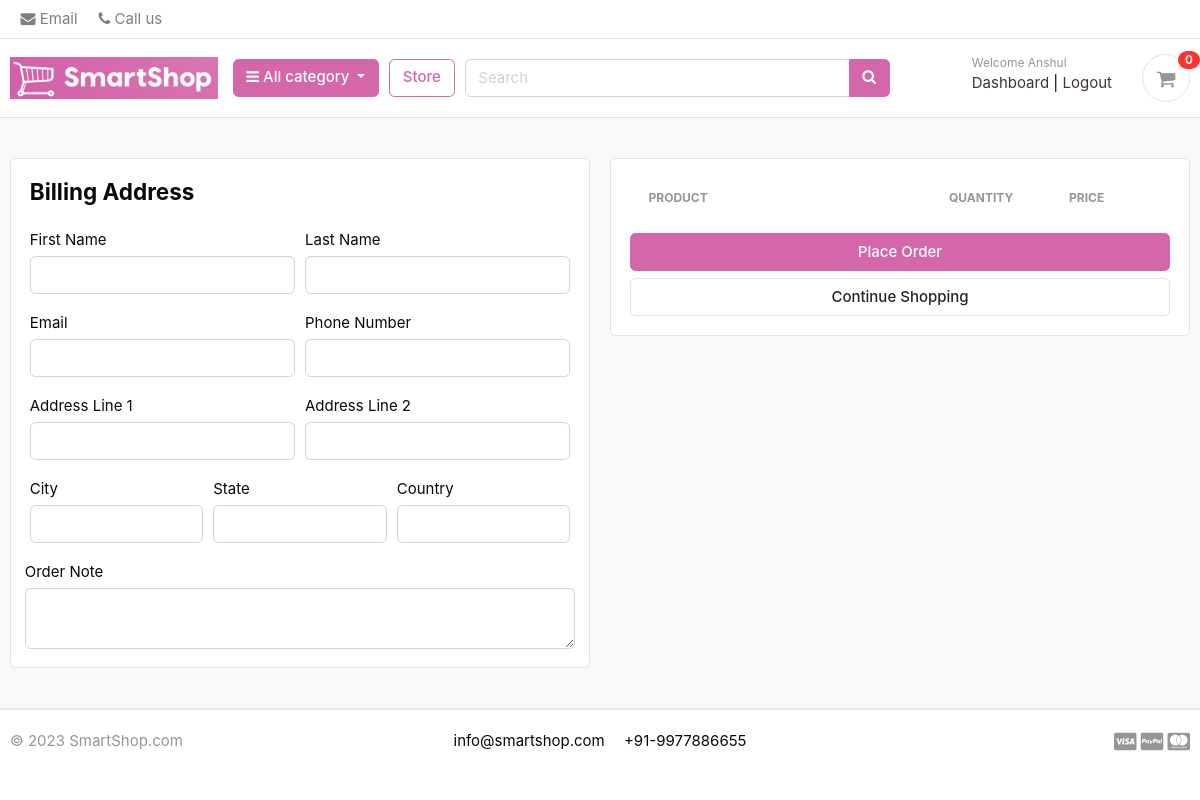
The app's page /cart/checkout/ (signed in), older data.
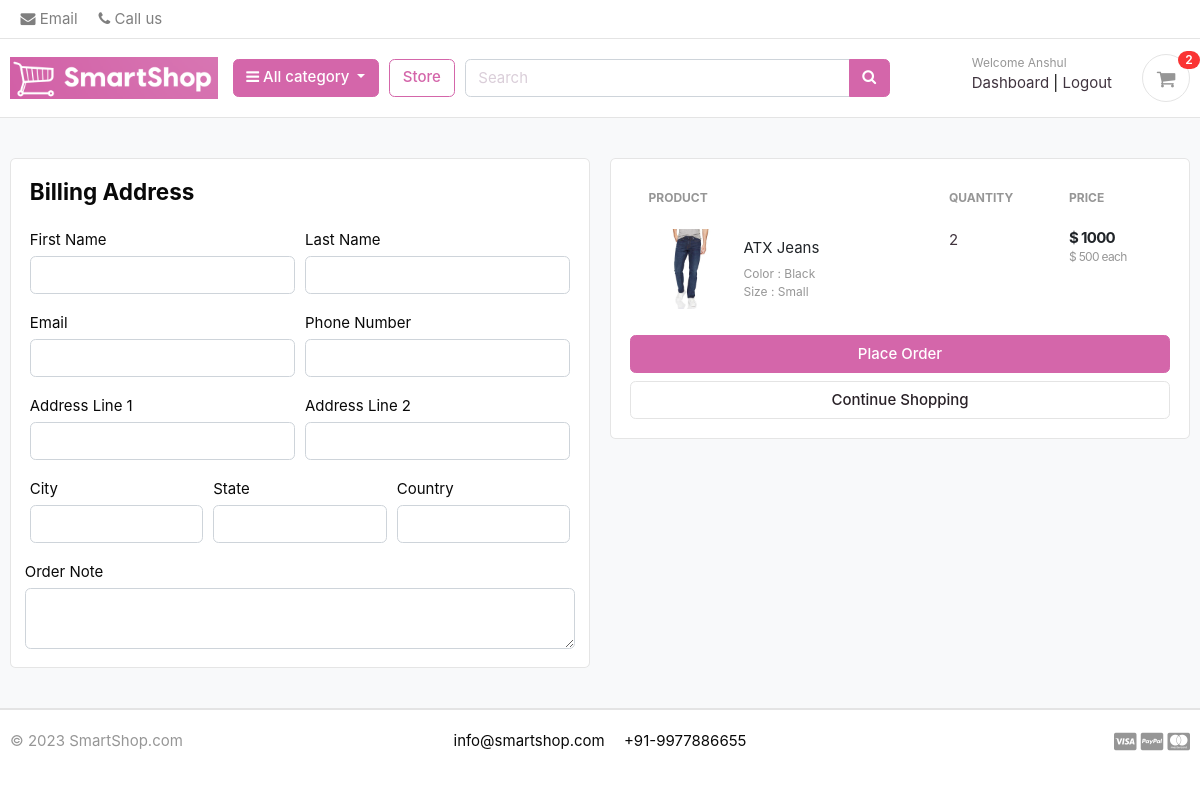
The same page, newer data.
### carts/models.py (models this page shows, shortened)
class CartItem(models.Model):
    user = models.ForeignKey(Account, on_delete=models.CASCADE, null=True)
    product = models.ForeignKey(Product, on_delete=models.CASCADE)
    variations = models.ManyToManyField(Variation, blank=True)
    cart = models.ForeignKey(Cart, on_delete=models.CASCADE, null=True)
    quantity = models.IntegerField()
    is_active = models.BooleanField(default=True)
    def sub_total(self):
        return self.product.price*self.quantity

### store/models.py (models this page shows, shortened)
class Product(models.Model):
    product_name = models.CharField(max_length=100, unique=True)
    slug = models.SlugField(max_length=100, unique=True)
    description = models.TextField(max_length=500, blank=True)
    price = models.IntegerField()
    image = models.ImageField(upload_to='photos/products')
    stock = models.IntegerField()
    is_available = models.BooleanField(default=True)
    category = models.ForeignKey(Category, on_delete=models.CASCADE)
    created_date = models.DateTimeField(auto_now_add=True)
    modified_date = models.DateTimeField(auto_now=True)
    def get_url(self):
        return reverse('product_detail', args=[self.category.slug, self.slug])

class Variation(models.Model):
    product = models.ForeignKey(Product, on_delete=models.CASCADE)
    variation_category = models.CharField(max_length=100, choices=variation_category_choice)
    variation_value = models.CharField(max_length=100)
    is_active = models.BooleanField(default=True)
    created_date = models.DateTimeField(auto_now=True)
    objects = VariationManager()

### carts/views.py (the view)
# urls.py: path('checkout/', views.checkout, name='checkout'),
@login_required(login_url='login')
def checkout(request, total=0, quantity=0, cart_items=None):
    try:
        tax=0
        grand_total=0
        if request.user.is_authenticated:
            cart_items = CartItem.objects.all().filter(user=request.user, is_active=True)
        else:
            cart = Cart.objects.get(cart_id = _cart_id(request))
            cart_items = CartItem.objects.filter(cart=cart, is_active=True)
        for cart_item in cart_items:
            total += (cart_item.product.price*cart_item.quantity)
            quantity += cart_item.quantity
        tax = 0.02*total
        grand_total = total+tax
    except ObjectDoesNotExist:
        pass
    context = {
        'total': total,
        'quantity': quantity,
        'cart_items': cart_items,
        'tax'       : tax,
        'grand_total': grand_total,
    }
    return render(request, 'store/checkout.html', context)

### carts/context_processors.py (called while the page is built)
def counter(request):
    cart_count = 0
    if 'admin' in request.path:
        return {}
    else:
        try:
            cart = Cart.objects.filter(cart_id=_cart_id(request))
            if request.user.is_authenticated:
                cart_items = CartItem.objects.all().filter(user=request.user)
            else:
                cart_items = CartItem.objects.all().filter(cart=cart[:1])
            for cart_item in cart_items:
                cart_count += cart_item.quantity
        except Cart.DoesNotExist:
            cart_count = 0
    return dict(cart_count=cart_count)

### carts/views.py (called while the page is built)
def _cart_id(request):
    cart = request.session.session_key
    if not cart:
        cart = request.session.create()
    return cart

### category/context_processors.py (called while the page is built)
def menu_links(request):
    links = Category.objects.all()
    return dict(links=links)

### category/models.py (called while the page is built)
    def get_url(self):
        return reverse('products_by_category', args=[self.slug])

### templates/store/checkout.html (shortened to what this page needs)
{% extends 'base.html' %}
{% load static %}
{% block content %}
<section class="section-content padding-y bg">
<div class="container">
<div class="row">
	<aside class="col-lg-6">
<div class="card">
  <div class="card-body">
    <h4 class="card-title mb-4">Billing Address</h4>
    <form action="{% url 'place_order' %}" method="POST" onsubmit="return validatePhoneNumber();">
      <div class="form-row">
        <div class="col form-group">
          <label for="">First Name</label>
          <input type="text" name="first_name" class="form-control" required>
        </div>
        <div class="col form-group">
          <label for="">Last Name</label>
          <input type="text" name="last_name" class="form-control" required>
        </div>
      </div>
      <div class="form-row">
        <div class="col form-group">
          <label for="">Email</label>
          <input type="email" name="email" class="form-control" required>
        </div>
        <div class="col form-group">
          <label for="">Phone Number</label>
          <input type="text" name="phone" class="form-control" id="id_phone_number" maxlength="12" required>
        </div>
      </div>
      <div class="form-row">
        <div class="col form-group">
          <label for="">Address Line 1</label>
          <input type="text" name="address_line_1" class="form-control" required>
        </div>
        <div class="col form-group">
          <label for="">Address Line 2</label>
          <input type="text" name="address_line_2" class="form-control">
        </div>
      </div>
      <div class="form-row">
        <div class="col form-group">
          <label for="">City</label>
          <input type="text" name="city" class="form-control" required>
        </div>
        <div class="col form-group">
          <label for="">State</label>
          <input type="text" name="state" class="form-control" required>
        </div>
        <div class="col form-group">
          <label for="">Country</label>
          <input type="text" name="country" class="form-control" required>
        </div>
        </div>
        <div class="form-row">
          <label for="">Order Note</label>
          <textarea name="order_note" rows="2" class="form-control"></textarea>
        </div>
  </div>
</div>
	</aside>
	<aside class="col-lg-6">
		<div class="card">
		<div class="card-body">
      <table class="table table-borderless table-shopping-cart">
      <thead class="text-muted">
      <tr class="small text-uppercase">
        <th scope="col">Product</th>
        <th scope="col" width="120">Quantity</th>
        <th scope="col" width="120">Price</th>
      </tr>
      </thead>
      <tbody>
      {% for cart_item in cart_items %}
      <tr>
      	<td>
      		<figure class="itemside align-items-center">
      			<div class="aside"><img src="{{ cart_item.product.image.url }}" class="img-sm"></div>
      			<figcaption class="info">
      				<a href="{{ cart_item.product.get_url }}" class="title text-dark">{{ cart_item.product.product_name }}</a>
      				<p class="text-muted small">
      					{% if cart_item.variations.all %}
      						{% for item in cart_item.variations.all %}
      							{{ item.variation_category | capfirst }} : {{ item.variation_value | capfirst }} <br>
      						{% endfor %}
      					{% endif %}
      				</p>
      			</figcaption>
      		</figure>
      	</td>
      	<td>
      				<label for="">{{cart_item.quantity}}</label>
      	</td>
      	<td>
      		<div class="price-wrap">
      			<var class="price">$ {{ cart_item.sub_total }}</var>
      			<small class="text-muted"> $ {{ cart_item.product.price }} each </small>
      		</div>
      	</td>
      </tr>
      {% endfor %}
      </tbody>
      </table>
      <button type="submit" name="submit" class="btn btn-primary btn-block">Place Order</button>
			<a href="{% url 'store' %}" class="btn btn-light btn-block">Continue Shopping</a>
		</div>
		</div>
</aside>
</div>
</div>
</section>
{% endblock %}

### templates/includes/navbar.html (shortened to what this page needs)
{% load static %}
<header class="section-header">
    <nav class="navbar p-md-0 navbar-expand-sm navbar-light border-bottom">
    <div class="container">
      <div class="collapse navbar-collapse" id="navbarTop4">
        <ul class="navbar-nav">
            <li><a href="mailto:help@smartshop.com" class="nav-link"> <i class="fa fa-envelope"></i> Email </a></li>
            <li><a href="tel:9977886655" class="nav-link"> <i class="fa fa-phone"></i> Call us </a></li>
        </ul>
      </div>
    </div>
    </nav>
    <section class="header-main border-bottom">
        <div class="container">
    <div class="row align-items-center">
        <div class="col-lg-2 col-md-3 col-6">
            <a href="{% url 'home' %}" class="brand-wrap">
                <img class="logo" src="{% static './images/logo.png' %}">
            </a>
        </div>
        <div class="col-lg col-sm col-md col-6 flex-grow-0">
            <div class="category-wrap dropdown d-inline-block float-right">
                <button type="button" class="btn btn-primary dropdown-toggle ml-4" data-toggle="dropdown">
                    <i class="fa fa-bars"></i> All category
                </button>
            </div>
        </div>
        <a href="{% url 'store' %}" class="btn btn-outline-primary">Store</a>
        <div class="col-lg  col-md-6 col-sm-12 col">
            <form action="{% url 'search' %}" class="search" method='GET'>
                <div class="input-group w-100">
                    <input type="text" class="form-control" style="width:60%;" placeholder="Search" name="keyword" required>
                    <div class="input-group-append">
                      <button class="btn btn-primary" type="submit">
                        <i class="fa fa-search"></i>
                      </button>
                    </div>
                </div>
            </form>
        </div>
        <div class="col-lg-3 col-sm-6 col-8 order-2 order-lg-3">
                    <div class="d-flex justify-content-end mb-3 mb-lg-0">
                        {% if user.id is None %}
                        <div class="widget-header">
                            <small class="title text-muted">Welcome guest!</small>
                            <div>
                                <a href="{% url 'login' %}">Sign in</a> <span class="dark-transp"> | </span>
                                <a href="{% url 'register' %}"> Register</a>
                            </div>
                        </div>
                        {% else %}
                        <div class="widget-header">
                            <small class="title text-muted">Welcome {{user.first_name}}</small>
                            <div>
                                <a href="{% url 'dashboard' %}">Dashboard</a> <span class="dark-transp"> | </span>
                                <a href="{% url 'logout' %}">Logout</a>
                            </div>
                        </div>
                        {%endif%}
                        <a href="{% url 'cart' %}" class="widget-header pl-3 ml-3">
                            <div class="icon icon-sm rounded-circle border"><i class="fa fa-shopping-cart"></i></div>
                            <span class="badge badge-pill badge-danger notify">{{ cart_count }}</span>
                        </a>
                    </div>
                </div>
    </div>
        </div>
    </section>
</header>

Row changes from the older to the newer data that the page shows:
added CartItem: product.image (picture), product.product_name "ATX Jeans", quantity "2", sub_total "1000", product.price "500"
now on this page (row unchanged): Variation: variation_category "Color", variation_value "Black"
now on this page (row unchanged): Variation: variation_category "Size", variation_value "Small"
Text that changed along with them:
{{ cart_count }}: "0" → "2"
